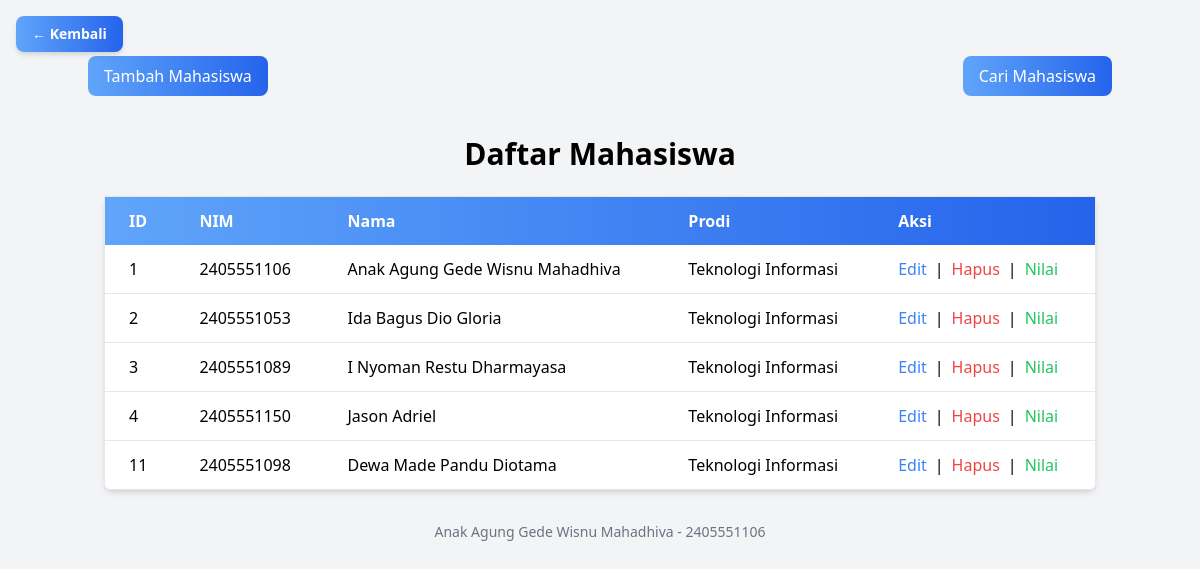
Page /tugas3pemrogramaninternet/index.php on the committed database.
### tables this page shows
CREATE TABLE `mahasiswa` (
  `id` int(11) NOT NULL AUTO_INCREMENT,
  `nim` varchar(20) NOT NULL,
  `nama` varchar(100) NOT NULL,
  `prodi` varchar(100) NOT NULL,
  PRIMARY KEY (`id`)
);

### tugas3pemrogramaninternet/index.php (the view, shortened to what this page needs)
<?php
include "koneksi.php";
?>
<!DOCTYPE html>
<html lang="id">
<head>
  <script src="https://cdn.tailwindcss.com"></script>
</head>
<body class="bg-gray-100 font-sans">
  <a href="/index.php" class="absolute top-4 left-4 text-white font-semibold text-sm py-2 px-4 rounded-lg bg-gradient-to-r from-blue-400 to-blue-600 hover:from-blue-500 hover:to-blue-700 transition-all duration-300 shadow-md">
    &#8592; Kembali
  </a>
  <div class="container mx-auto py-4 flex items-center justify-between mt-10">
    <a href="tambah.php" class="bg-gradient-to-r from-blue-400 to-blue-600 text-white px-4 py-2 rounded-lg hover:bg-blue-600 transition-all duration-300">
      Tambah Mahasiswa
    </a>
    <div class="flex items-center gap-3 relative">
      <button id="btnCari" class="bg-gradient-to-r from-blue-400 to-blue-600 text-white px-4 py-2 rounded-lg hover:bg-blue-600 transition-all duration-300">
        Cari Mahasiswa
      </button>
    </div>
  </div>
  <div class="container mx-auto px-4 py-6">
    <h2 class="text-3xl font-bold text-center mb-6">Daftar Mahasiswa</h2>
    <table class="min-w-full bg-white border border-gray-200 rounded-lg shadow-md">
      <thead class="bg-gradient-to-r from-blue-400 to-blue-600 text-white">
        <tr>
          <th class="py-3 px-6 text-left">ID</th>
          <th class="py-3 px-6 text-left">NIM</th>
          <th class="py-3 px-6 text-left">Nama</th>
          <th class="py-3 px-6 text-left">Prodi</th>
          <th class="py-3 px-6 text-left">Aksi</th>
        </tr>
      </thead>
      <tbody id="hasil">
        <?php
        $result = $conn->query("SELECT * FROM mahasiswa");
        while ($row = $result->fetch_assoc()) {
            echo "<tr class='border-b hover:bg-gray-100 transition-colors duration-300'>
                    <td class='py-3 px-6'>{$row['id']}</td>
                    <td class='py-3 px-6'>{$row['nim']}</td>
                    <td class='py-3 px-6'>{$row['nama']}</td>
                    <td class='py-3 px-6'>{$row['prodi']}</td>
                    <td class='py-3 px-6 flex gap-2'>
                      <a href='edit.php?id={$row['id']}' class='text-blue-500 hover:text-blue-700 transition'>Edit</a> |
                      <a href='hapus.php?id={$row['id']}' class='text-red-500 hover:text-red-700 transition'>Hapus</a> |
                      <a href='nilai_mahasiswa.php?id={$row['id']}' class='text-green-500 hover:text-green-700 transition'>Nilai</a>
                    </td>
                  </tr>";
        }
        ?>
      </tbody>
    </table>
    <p class="mt-8 text-center text-sm text-gray-500">Anak Agung Gede Wisnu Mahadhiva - 2405551106</p>
  </div>
</body>
</html>

### rows in the picture
mahasiswa: id "1", nim "2405551106", nama "Anak Agung Gede Wisnu Mahadhiva", prodi "Teknologi Informasi"
mahasiswa: id "2", nim "2405551053", nama "Ida Bagus Dio Gloria", prodi "Teknologi Informasi"
mahasiswa: id "3", nim "2405551089", nama "I Nyoman Restu Dharmayasa", prodi "Teknologi Informasi"
mahasiswa: id "4", nim "2405551150", nama "Jason Adriel", prodi "Teknologi Informasi"
mahasiswa: id "11", nim "2405551098", nama "Dewa Made Pandu Diotama", prodi "Teknologi Informasi"
